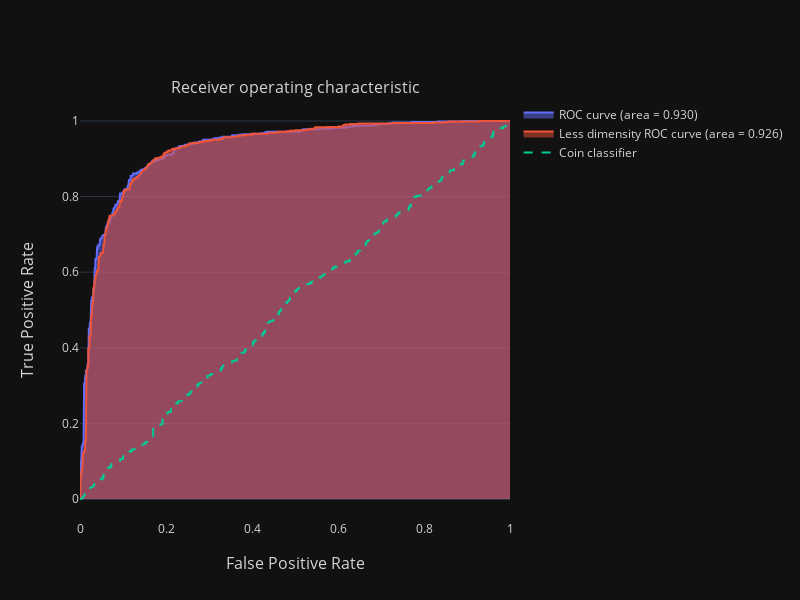

Notebook code cell kept with this figure:
### Code cell
fig = make_subplots(1,1,
                    subplot_titles = ["Receiver operating characteristic"],
                    x_title="False Positive Rate",
                    y_title = "True Positive Rate"
                   )

fig.add_trace(go.Scatter(
    x = fpr_base,
    y = tpr_base,
    fill = 'tozeroy',
    name = "ROC curve (area = %0.3f)" % roc_auc_base,
    ))

fig.add_trace(go.Scatter(
    x = fpr_base_1,
    y = tpr_base_1,
    fill = 'tozeroy',
    name = "Less dimensity ROC curve (area = %0.3f)" % roc_auc_base_1,
    ))

fig.add_trace(go.Scatter(
    x = fpr_coin,
    y = tpr_coin,
    mode = 'lines',
    line = dict(dash = 'dash'),
    name = 'Coin classifier'
    ))


fig.update_layout(
    height = 600,
    width = 800,
    xaxis_showgrid=False,
    xaxis_zeroline=False,
    template = 'plotly_dark',
    font_color = 'rgba(212, 210, 210, 1)'
    )

### Figure 1 — Plotly figure (JSON) as saved in the notebook; plotly's stock layout.template omitted (floating-point values rounded to 4 significant figures; data arrays with more than 128 entries replaced by an {"elided": "..."} marker saying what was removed)
{"data": [{"fill": "tozeroy", "name": "ROC curve (area = 0.930)", "type": "scatter", "x": {"elided": "292 float values"}, "y": {"elided": "292 float values"}}, {"fill": "tozeroy", "name": "Less dimensity ROC curve (area = 0.926)", "type": "scatter", "x": {"elided": "324 float values"}, "y": {"elided": "324 float values"}}, {"line": {"dash": "dash"}, "mode": "lines", "name": "Coin classifier", "type": "scatter", "x": {"elided": "749 float values"}, "y": {"elided": "749 float values"}}], "layout": {"annotations": [{"font": {"size": 16}, "showarrow": false, "text": "Receiver operating characteristic", "x": 0.5, "xanchor": "center", "xref": "paper", "y": 1, "yanchor": "bottom", "yref": "paper"}, {"font": {"size": 16}, "showarrow": false, "text": "False Positive Rate", "x": 0.5, "xanchor": "center", "xref": "paper", "y": 0, "yanchor": "top", "yref": "paper", "yshift": -30}, {"font": {"size": 16}, "showarrow": false, "text": "True Positive Rate", "textangle": -90, "x": 0, "xanchor": "right", "xref": "paper", "xshift": -40, "y": 0.5, "yanchor": "middle", "yref": "paper"}], "font": {"color": "rgba(212, 210, 210, 1)"}, "height": 600, "width": 800, "xaxis": {"anchor": "y", "domain": [0, 1], "showgrid": false, "zeroline": false}, "yaxis": {"anchor": "x", "domain": [0, 1]}}}
